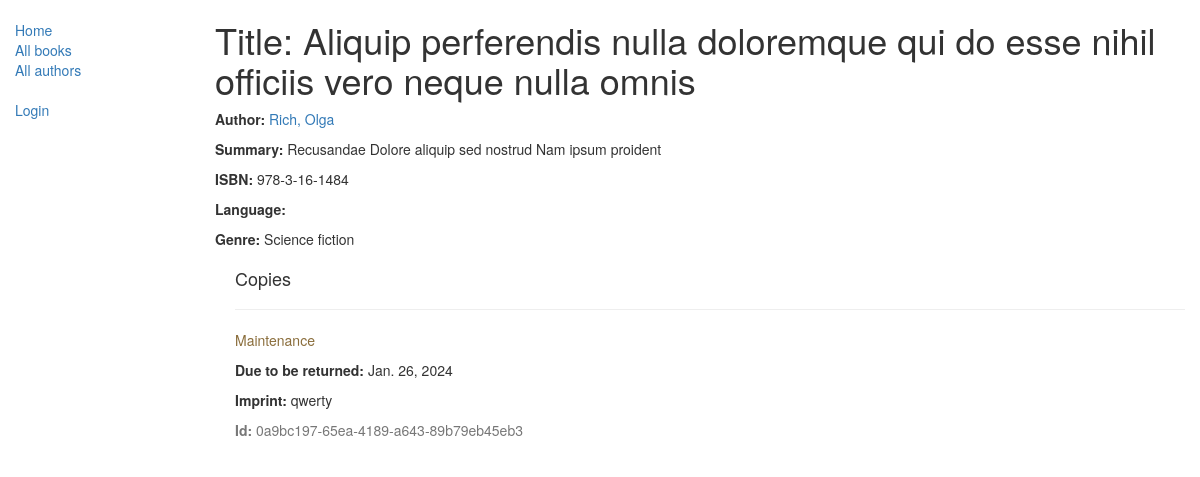
/catalog/book/1, run on the app's committed database.
### catalog/models.py (models this page shows, shortened)
class Book(models.Model):
    title = models.CharField(max_length=200)
    author = models.ForeignKey('Author', on_delete=models.SET_NULL, null=True)
    summary = models.TextField(
        max_length=1000, help_text="Enter a brief description of the book")
    isbn = models.CharField(
        'ISBN',
        max_length=13,
        help_text='13 Character <a href="https://www.isbn-international.org/content/what-isbn">ISBN number</a>')
    genre = models.ManyToManyField(
        Genre, help_text="Select a genre for this book")
    def display_genre(self):
        return ', '.join([ genre.name for genre in self.genre.all()[:3] ])
    display_genre.short_description = 'Genre'

class Author(models.Model):
    first_name = models.CharField(max_length=100)
    last_name = models.CharField(max_length=100)
    date_of_birth = models.DateField(null=True, blank=True)
    date_of_death = models.DateField('Died', null=True, blank=True)
    def __str__(self):
        return f'{self.last_name}, {self.first_name}'
    class Meta:
        ordering = ['last_name']

class Genre(models.Model):
    name = models.CharField(
        max_length=200, help_text='Enter a book genre (e.g. Science Fiction, French Poetry etc.)')
    def __str__(self):
        return self.name

class BookInstance(models.Model):
    id = models.UUIDField(primary_key=True, default=uuid.uuid4,
                          help_text="Unique ID for this particular book across whole library")
    book = models.ForeignKey('Book', on_delete=models.SET_NULL, null=True)
    imprint = models.CharField(max_length=200)
    due_back = models.DateField(null=True, blank=True)
    LOAN_STATUS = (
        ('m', 'Maintenance'),
        ('o', 'On loan'),
        ('a', 'Available'),
        ('r', 'Reserved'),
    )
    status = models.CharField(max_length=1, choices=LOAN_STATUS,
                              blank=True, default='m', help_text='Book availability')
    class Meta:
        ordering = ["due_back"]

### catalog/views.py (the view)
# urls.py: path('book/<int:pk>', views.BookDetailView.as_view(), name='book-detail'),
class BookDetailView(generic.DetailView):
    model = Book

### catalog/templates/catalog/book_detail.html
{% extends "base_generic.html" %}
{% block content %}
  <h1>Title: {{ book.title }}</h1>
  <p><strong>Author:</strong> <a href="{% url 'author-detail' book.author.pk %}">{{ book.author }}</a></p>
  <p><strong>Summary:</strong> {{ book.summary }}</p>
  <p><strong>ISBN:</strong> {{ book.isbn }}</p>
  <p><strong>Language:</strong> {{ book.language }}</p>
  <p><strong>Genre:</strong> {% for genre in book.genre.all %} {{ genre }}{% if not forloop.last %}, {% endif %}{% endfor %}</p>
  <div style="margin-left:20px;margin-top:20px">
    <h4>Copies</h4>
    {% for copy in book.bookinstance_set.all %}
    <hr>
    <p class="{% if copy.status == 'a' %}text-success{% elif copy.status == 'd' %}text-danger{% else %}text-warning{% endif %}">{{ copy.get_status_display }}</p>
    {% if copy.status != 'a' %}<p><strong>Due to be returned:</strong> {{copy.due_back}}</p>{% endif %}
    <p><strong>Imprint:</strong> {{copy.imprint}}</p>
    <p class="text-muted"><strong>Id:</strong> {{copy.id}}</p>
    {% endfor %}
  </div>
{% endblock %}

### data on the page
Book: title "Aliquip perferendis nulla doloremque qui do esse nihil officiis vero neque nulla omnis", author "Rich, Olga", summary "Recusandae Dolore aliquip sed nostrud Nam ipsum proident", isbn "978-3-16-1484"
Genre: name "Science fiction"
BookInstance: status "Maintenance", due_back "Jan. 26, 2024", imprint "qwerty", id "0a9bc197-65ea-4189-a643-89b79eb45eb3"
